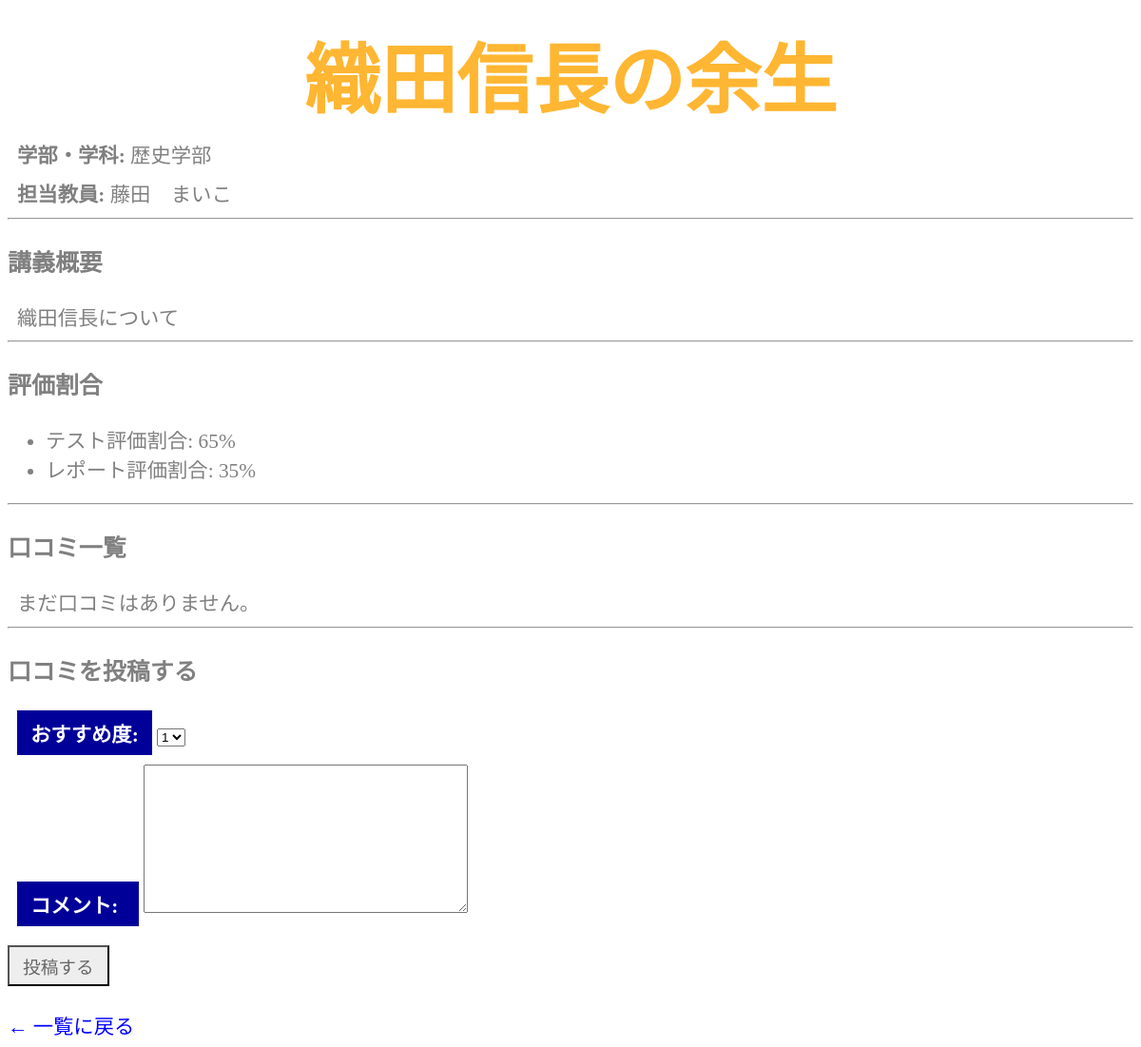
/syllabus/detail/2/, run on the app's committed database.
### syllabus/models.py (models this page shows, shortened)
class Course(models.Model):
    title = models.CharField(max_length=100)
    teacher = models.CharField(max_length=50)
    department = models.ForeignKey(Department, on_delete=models.CASCADE)
    description = models.TextField()
    exam_ratio = models.IntegerField()
    report_ratio = models.IntegerField()

class Department(models.Model):
    name = models.CharField(max_length=50)

### syllabus/views.py (the view)
# urls.py: path('detail/<int:id>/', views.detail, name='detail'),
def detail(request, id):
    course = get_object_or_404(Course, id=id)
    if request.method == 'POST':
        form = ReviewForm(request.POST)
        if form.is_valid():
            review = form.save(commit=False)
            review.course = course
            review.save()
            return redirect('syllabus:detail', id=course.id)
    else:
        form = ReviewForm()
    reviews = course.review_set.all().order_by('-created_at')
    context = {
        'title': '講義詳細（シラバス）',
        'course': course,
        'reviews': reviews,
        'form': form,
    }
    return render(request, 'syllabus/detail.html', context)

### syllabus/forms.py
class ReviewForm(forms.ModelForm):
    class Meta:
        model = Review
        fields = ['rating', 'comment']
        labels = {
            'rating': 'おすすめ度',
            'comment': 'コメント',
        }
        widgets = {
            'rating': forms.Select(choices=[(1, '1'), (2, '2'), (3, '3'), (4, '4'), (5, '5')])
        }

### syllabus/templates/syllabus/detail.html (shortened to what this page needs)
{% load static %}
<!doctype html>
<html lang="ja">
  <head>
    <link rel="stylesheet" type="text/css"
        href="{% static 'syllabus/css/style.css' %}" />
  </head>
  <body>
    <h1>{{ course.title }}</h1>
    <p><strong>学部・学科:</strong> {{ course.department.name }}</p>
    <p><strong>担当教員:</strong> {{ course.teacher }}</p>
    <hr>
    <h3>講義概要</h3>
    <p>{{ course.description|linebreaksbr }}</p>
    <hr>
    <h3>評価割合</h3>
    <ul>
      <li>テスト評価割合: {{ course.exam_ratio }}%</li>
      <li>レポート評価割合: {{ course.report_ratio }}%</li>
    </ul>
    <hr>
    <h3>口コミ一覧</h3>
    {% for review in reviews %}
      <div style="border: 1px solid #ccc; padding: 10px; margin-bottom: 10px;">
        <p><strong>評価 (星):</strong> {{ review.rating }} / 5</p>
        <p><strong>コメント:</strong><br>{{ review.comment|linebreaksbr }}</p>
        <p><small>投稿日時: {{ review.created_at|date:"Y-m-d H:i" }}</small></p>
      </div>
    {% empty %}
      <p>まだ口コミはありません。</p>
    {% endfor %}
    <hr>
    <h3>口コミを投稿する</h3>
    <form action="{% url 'syllabus:detail' course.id %}" method="post">
      {{ form.as_p }}
      <input type="submit" value="投稿する">
    </form>
    <br>
    <a href="{% url 'syllabus:index' %}">← 一覧に戻る</a>
  </body>
</html>

### syllabus/static/syllabus/css/style.css (style rules this page uses)
body { color: grey; font-size: 16pt; }
h1 { color: orange; opacity: 0.8; font-family: "Arial"; font-size: 60pt; margin-top: 20px; margin-bottom: 0px; text-align: center; }
p { margin: 10px; }
a { color: blue; text-decoration: none; }
label { background-color: #009; color: #fff; padding: 8px 14px; display: inline-block; min-width: 100px; font-weight: bold; }
input[type="submit"] { padding: 6px 14px; background-color: #eee; color: #666; font-size: 14pt; margin-top: 10px; cursor: pointer; }

### data on the page
Course: title "織田信長の余生", department.name "歴史学部", teacher "藤田 まいこ", description "織田信長について", exam_ratio "65", report_ratio "35"
